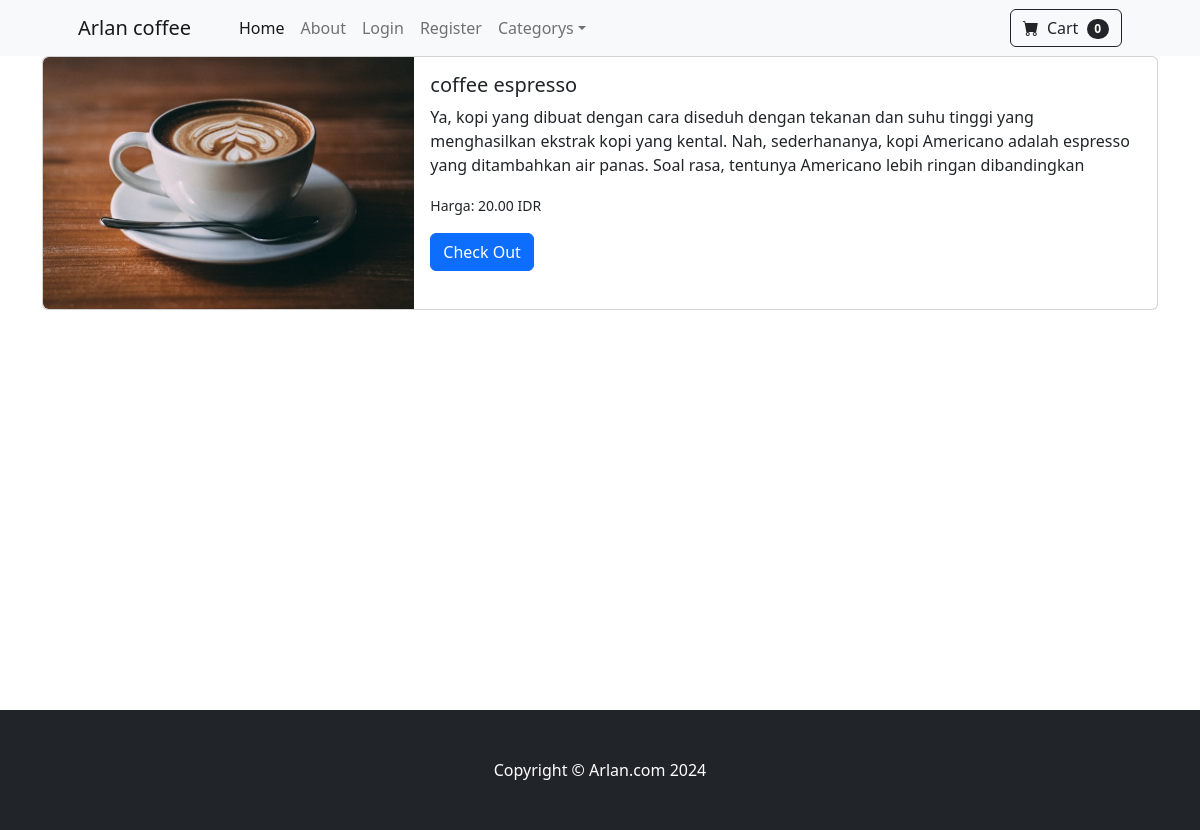
Page /product/1 on the committed database.
### arlan316/models.py (models this page shows)
class Product(models.Model):
    name = models.CharField(max_length=50)
    price = models.DecimalField(default=0, decimal_places=2, max_digits=6)
    category = models.ForeignKey(Category, on_delete=models.CASCADE, default=1)
    description = models.CharField(max_length=250, default='', blank=True, null=True)
    image = models.ImageField(upload_to='uploads/product/')
    is_sale = models.BooleanField(default=False)
    sale_price = models.DecimalField(default=6, decimal_places=6, max_digits=6)

### arlan316/views.py (the view)
# urls.py: path('product/<int:pk>', views.product, name='product'),
def product(request, pk):
    product = Product.objects.get(id=pk)
    return render(request, 'product.html', {'product': product})

### cart/context_processors.py (called while the page is built)
def cart(request):
    return {'cart': Cart(request)}

### arlan316/templates/product.html (shortened to what this page needs)
{% extends 'base.html' %}
{% block content %}
<div class="container">
  <div class="card mb-3" >
    <div class="row g-0">
      <div class="col-md-4">
        <img src="{{ product.image.url }}" class="img-fluid rounded-start" alt="{{ product.title }}">
      </div>
      <div class="col-md-8">
        <div class="card-body">
          <h5 class="card-title">{{ product.name }}</h5>
          <p class="card-text">{{ product.description }}</p>
          <p class="card-text"><small class="text-body-secondary">Harga: {{ product.price|floatformat:2 }} IDR</small></p>
          <button class="btn btn-primary" id="checkout-btn">Check Out</button>
        </div>
      </div>
    </div>
  </div>
</div>
<br/><br/>
<br/><br/>
<br/><br/>
<br/><br/>
<br/><br/>
<br/><br/>
<br/><br/>
<br/><br/>
{% endblock %}

### rows in the picture
Product: image (picture), name "coffee espresso", description "Ya, kopi yang dibuat dengan cara diseduh dengan tekanan dan suhu tinggi yang menghasilkan ekstrak kopi yang kental. Nah, sederhananya, kopi Americano adalah espresso yang ditambahkan air panas. Soal rasa, tentunya Americano lebih ringan dibandingkan", price "20.00"
